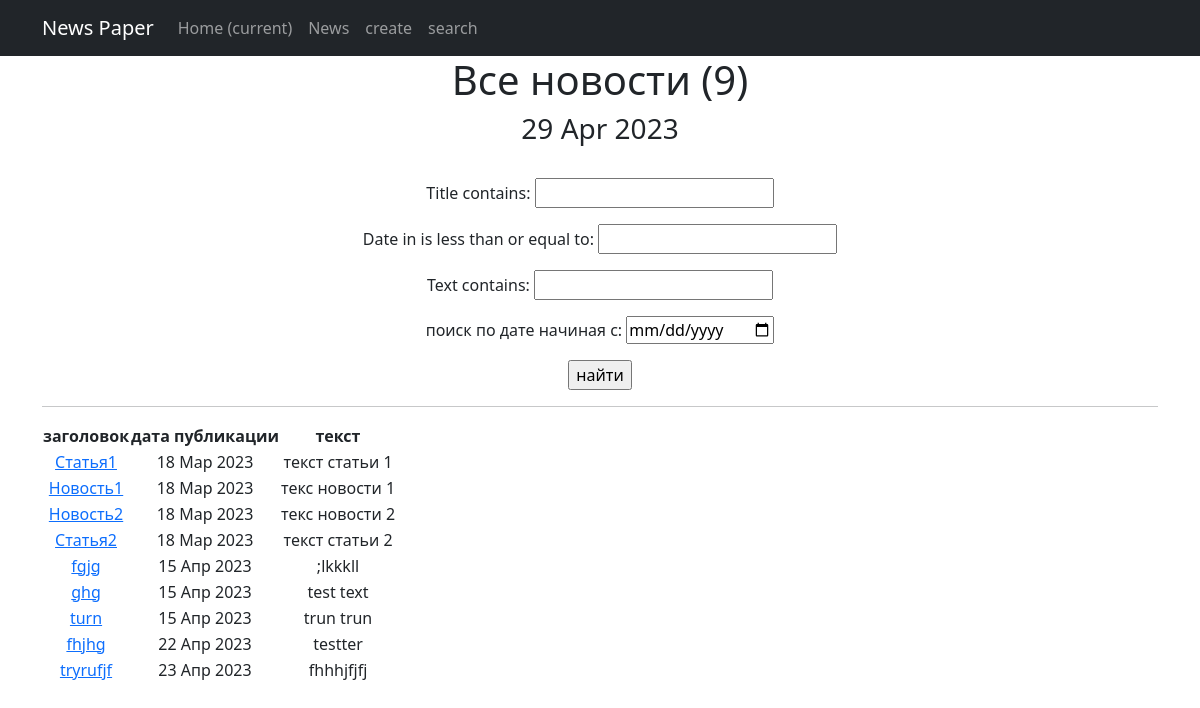
The app's page /news/search/ with its own data.
### news/models.py (models this page shows, shortened)
class Post(models.Model):
    author_post = models.ForeignKey(Author, on_delete=models.CASCADE)
    post_news = models.CharField(max_length=2, choices=POST)
    date_in = models.DateTimeField(auto_now_add=True)
    category = models.ManyToManyField(Category, through='PostCategory')
    title = models.CharField(max_length=50)
    text = models.TextField()
    rating_news = models.IntegerField(default=0)

### news/views.py (the view)
# urls.py: path('search/', PostSearch.as_view(), name='post_search'),
class PostSearch(ListView):   #поиск поста
    model = Post
    template_name = 'post_search.html'
    context_object_name = 'post_news'
    paginate_by = 50
    def get_queryset(self):  # получаем обычный запрос
        queryset = super().get_queryset()  # используем наш класс фильтрации
        self.filterset = PostFilter(self.request.GET, queryset)
        return self.filterset.qs
    def get_context_data(self, **kwargs):
        context = super().get_context_data(**kwargs)
        context['filterset'] = self.filterset
        return context

### news/templatetags/censor.py (called while the page is built)
@register.filter()
def censor(value):
    for words in censored_words:
        if words in value:
            censor_words = f"p{''.join(['*' for words in range(len(words))])}"
            value = value.replace(words, censor_words)
    return value

### news/templatetags/custom_tags.py (called while the page is built)
@register.simple_tag()
def current_time(format_string='%d %b %Y'):
    return datetime.utcnow().strftime(format_string)

### templates/post_search.html (shortened to what this page needs)
<!DOCTYPE html>
<html lang="en">
<head>
    <title>{% extends 'flatpages/default.html' %}</title>
{% load censor %}
{% load custom_tags %}
{% block content %}
<body>
<h1>Все новости ({{ post_news.count}})</h1>
<h3>{% current_time '%d %b %Y' %}</h3>
<br>
<form action=""
      method="get">
    {{ filterset.form.as_p }}
    <input type="submit"
    value="найти"/>
</form>
<hr>
{% if post_news %}
    <table>
        <thead>
        <tr>
            <th>заголовок</th>
            <th>дата публикации</th>
            <th>текст</th>
        </tr>
        {% for post in post_news %}
        <tr>
            <td><a href="{% url 'post_detail' post.id %}">{{ post.title|censor}}</a></td>
            <td>{{ post.date_in|date:'d M Y'}}</td>
            <td>{{ post.text|censor|truncatechars:20}}</td>
        </tr>
        {% endfor %}
        </thead>
    </table>
{% else %}
    <h2>новостей нет!</h2>
{% endif %}
{% endblock content %}

### records on screen
Post: title|censor "Статья1", date_in "18 Мар 2023", text|censor "текст статьи 1"
Post: title|censor "Новость1", date_in "18 Мар 2023", text|censor "текс новости 1"
Post: title|censor "Новость2", date_in "18 Мар 2023", text|censor "текс новости 2"
Post: title|censor "Статья2", date_in "18 Мар 2023", text|censor "текст статьи 2"
Post: title|censor "fgjg", date_in "15 Апр 2023", text|censor ";lkkkll"
Post: title|censor "ghg", date_in "15 Апр 2023", text|censor "test text"
Post: title|censor "turn", date_in "15 Апр 2023", text|censor "trun trun"
Post: title|censor "fhjhg", date_in "22 Апр 2023", text|censor "testter"
Post: title|censor "tryrufjf", date_in "23 Апр 2023", text|censor "fhhhjfjfj"

### other values on screen
{{ post_news.count }} "9"
